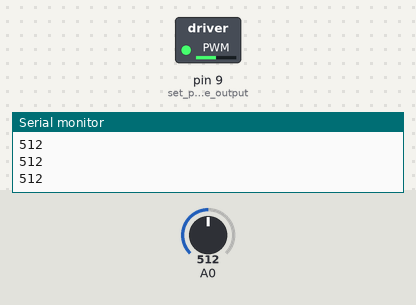
The sketch below on a simulated Arduino Uno, built with avr-gcc and run on an emulated ATmega328P. Shown: switched loads named in the sketch (green lamp = pin HIGH), the last lines printed to the serial monitor. The test bench sets the inputs (shaded band); at power-on: A0 = 512.

Above: at 1.2 s.
1.3 s: A0 set to 716
At 2.4 s:
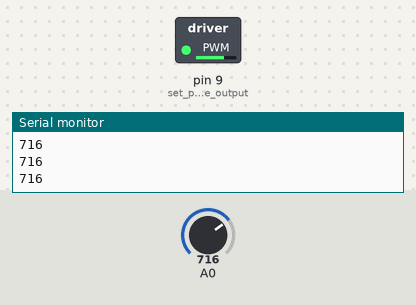
2.8 s: A0 set to 900
At 3.6 s:
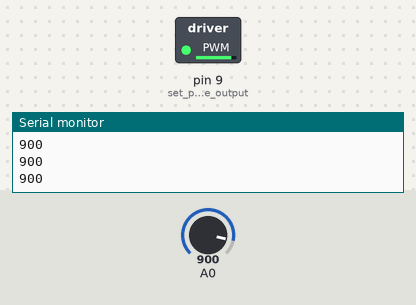
4.3 s: A0 set to 122
At 4.7 s:
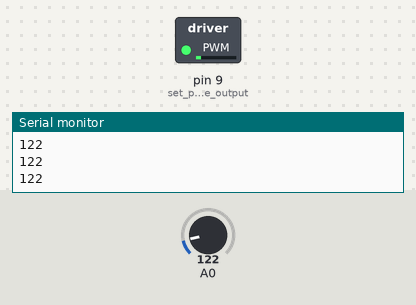
5.8 s: A0 set to 0
At 7.0 s:
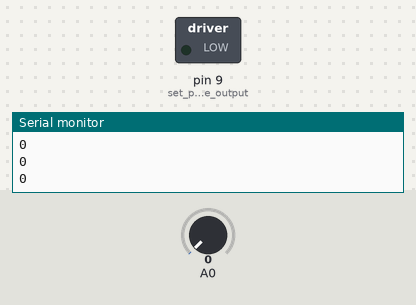
7.3 s: A0 set to 511
At 8.2 s:
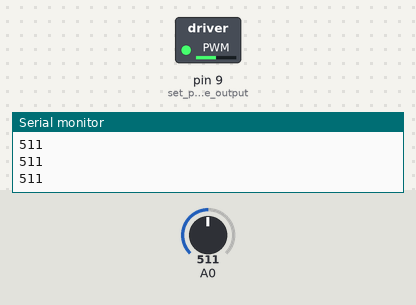
Timing chart, 0 to 9.8 s (numbered marks = the images above; inputs shaded):
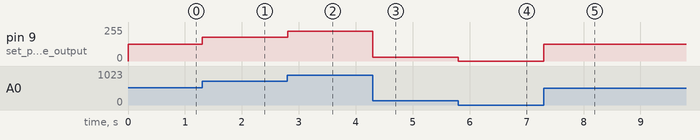

Measured:
- after the input at 1.3 s, pin 9 (set_pin_9_to_be_output): 127/255 → 178/255 at once
- after the input at 2.8 s, pin 9 (set_pin_9_to_be_output): 178/255 → 224/255 at once
- after the input at 4.3 s, pin 9 (set_pin_9_to_be_output): 224/255 → 30/255 at once
- after the input at 5.8 s, pin 9 (set_pin_9_to_be_output): 30/255 → 0/255 at once
- after the input at 7.3 s, pin 9 (set_pin_9_to_be_output): 0/255 → 127/255 at once

The sketch:

LEDandPOT.ino
```cpp
// CLEAN SIMPLE LED and POTENTIOMETER CODE
// by UrbanAtWork - Robotics 2019
void setup() {
  pinMode(9, OUTPUT);          // set pin 9 to be output
  Serial.begin(9600);          //turn on Serial Monitor
} // end setup!  ==============

void loop() {
  int value = analogRead(A0);  // read A0 pin
  int brightness = map(value,0,1023,0,255); // map (convert) value to 0-255 scale.
  analogWrite(9,brightness);   // give power to pin 9
  Serial.println(value);       // print out A0 pin value
} // end of loop!  ============
```
